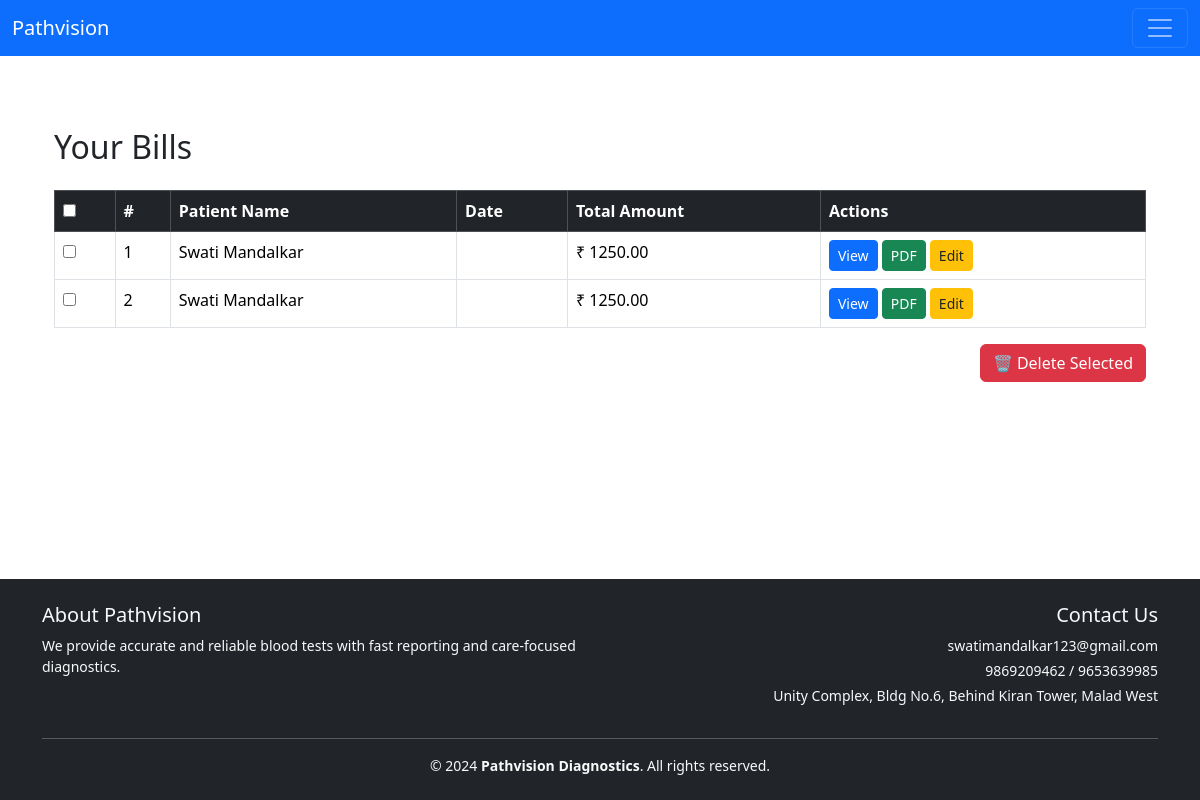
Before: /bill_list/ (signed in) with the older database file.
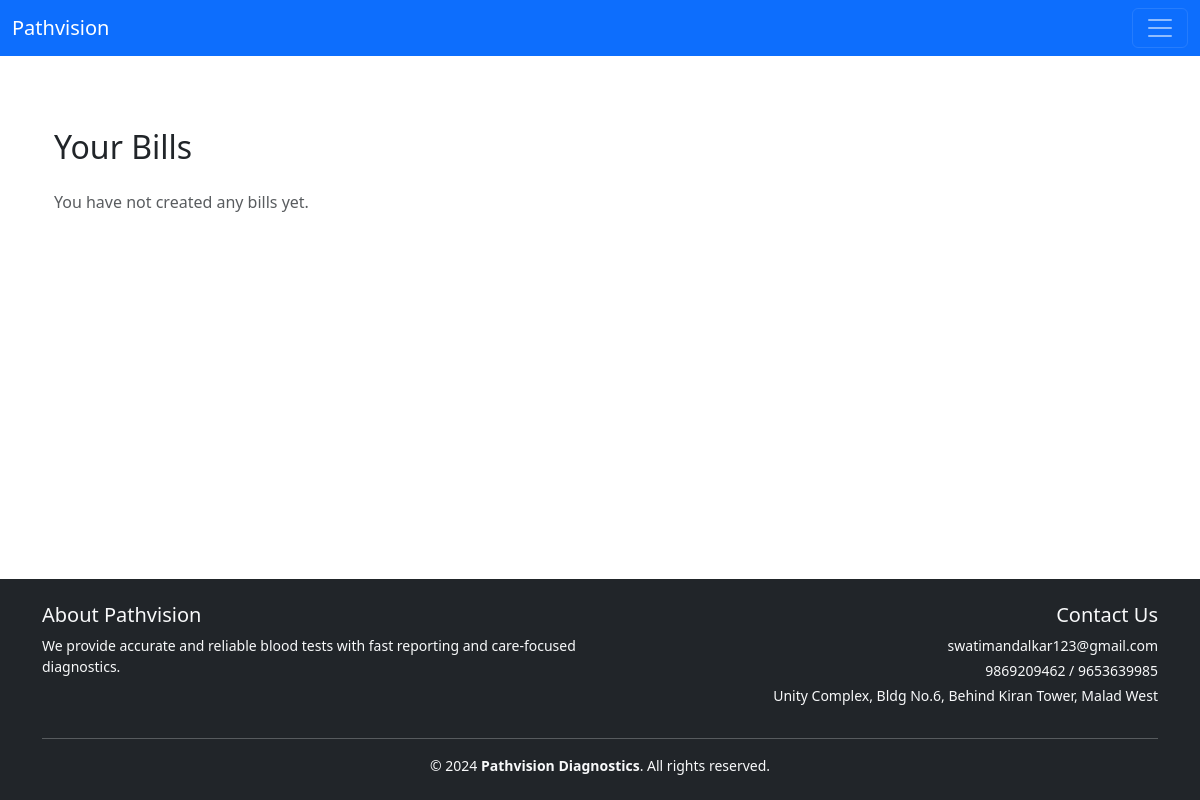
After: the same page with the newer database file.
### bill/models.py (models this page shows, shortened)
class Bill(models.Model):
    user = models.ForeignKey(User, on_delete=models.CASCADE)
    date = models.CharField(max_length=20, editable=True)
    prefix = models.CharField(max_length=5, choices=PREFIX_CHOICES, default='Mr.')
    patient_name = models.CharField(max_length=255)
    age = models.CharField(max_length=10)
    gender = models.CharField(max_length=10,choices=GENDER_CHOICES,default='M')
    doctor_choice = models.CharField(max_length=100, choices=DOCTOR_CHOICES, default='Dr.Geeta Dalal')
    doctor_name = models.CharField(max_length=255, blank=True)  # This field stores the final doctor name
    test_details = models.TextField(default="")
    total_amount = models.DecimalField(max_digits=10, decimal_places=2)
    amount_in_words = models.CharField(max_length=255)

### bill/views.py (the view)
# urls.py: path('bill_list/', bill_list, name='bill_list'),
@login_required
def bill_list(request):
    bills = Bill.objects.filter(user=request.user)
    return render(request, 'bill/bill_list.html', {'bills': bills})

### bill/templates/bill/bill_list.html (shortened to what this page needs)
{% extends 'bill/base.html' %}
{% block content %}
<div class="container mt-5">
    <h2 class="mb-4">Your Bills</h2>
    {% if bills %}
    <form method="POST" action="{% url 'delete_bills' %}">
        <table class="table table-bordered table-hover">
            <thead class="table-dark">
                <tr>
                    <th><input type="checkbox" id="selectAll"></th>
                    <th>#</th>
                    <th>Patient Name</th>
                    <th>Date</th>
                    <th>Total Amount</th>
                    <th>Actions</th>
                </tr>
            </thead>
            <tbody>
                {% for bill in bills %}
                <tr>
                    <td><input type="checkbox" name="selected_bills" value="{{ bill.id }}"></td>
                    <td>{{ forloop.counter }}</td>
                    <td>{{ bill.patient_name }}</td>
                    <td>{{ bill.date|date:"d M Y" }}</td>
                    <td>&#8377; {{ bill.total_amount }}</td>
                    <td>
                        <a href="{% url 'bill_detail' bill.id %}" class="btn btn-sm btn-primary">View</a>
                        <a href="{% url 'download_pdf' bill.id %}" class="btn btn-sm btn-success">PDF</a>
                        <a href="{% url 'edit_bill' bill.id %}" class="btn btn-sm btn-warning text-dark">Edit</a>
                    </td>
                </tr>
                {% endfor %}
            </tbody>
        </table>
        <div class="text-end mt-3">
            <button type="submit" class="btn btn-danger">🗑️ Delete Selected</button>
        </div>
    </form>
    {% else %}
    <p class="text-muted">You have not created any bills yet.</p>
    {% endif %}
</div>
{% endblock %}

### bill/templates/bill/base.html (shortened to what this page needs)
{% load static %}
<!DOCTYPE html>
<html lang="en">
    <head>
        <link href="https://cdn.jsdelivr.net/npm/bootstrap@5.3.3/dist/css/bootstrap.min.css" rel="stylesheet">
    </head>
    <body class = "d-flex flex-column min-vh-100">
        <nav class="navbar bg-primary" data-bs-theme="dark">
            <div class="container-fluid">
                <a class="navbar-brand" href={% url 'home'%}>Pathvision</a>
                <button class="navbar-toggler" type="button" data-bs-toggle="collapse" data-bs-target="#navbarNavDropdown" aria-controls="navbarNavDropdown" aria-expanded="false" aria-label="Toggle navigation">
                    <span class="navbar-toggler-icon"></span>
                </button>
            </div>
        </nav>
    <div class="container my-4 flex-grow-1">
        {% block content %}
        {% endblock %}
    </div>
    <footer class="bg-dark text-light mt-auto py-4">
        <div class="container">
            <div class="row">
                <div class="col-md-6 mb-3">
                    <h5>About Pathvision</h5>
                    <p class="small mb-0">We provide accurate and reliable blood tests with fast reporting and care-focused diagnostics.</p>
                </div>
                <div class="col-md-6 text-md-end">
                    <h5>Contact Us</h5>
                    <p class="small mb-1"> swatimandalkar123@gmail.com</p>
                    <p class="small mb-1"> 9869209462 / 9653639985</p>
                    <p class="small"> Unity Complex, Bldg No.6, Behind Kiran Tower, Malad West</p>
                </div>
            </div>
            <hr class="border-light">
            <div class="text-center small">
                &copy; 2024 <strong>Pathvision Diagnostics</strong>. All rights reserved.
            </div>
        </div>
    </footer>
    </body>
</html>

Changed rows visible on the page:
removed Bill: patient_name "Swati Mandalkar", total_amount "1250.00"
removed Bill: patient_name "Swati Mandalkar", total_amount "1250.00"
Other visible differences:
form field value: "☐" → (not shown)
text no longer shown: "# Patient Name Date Total Amount Actions 🗑️ Delete Selected"
text now shown: "You have not created any bills yet."
